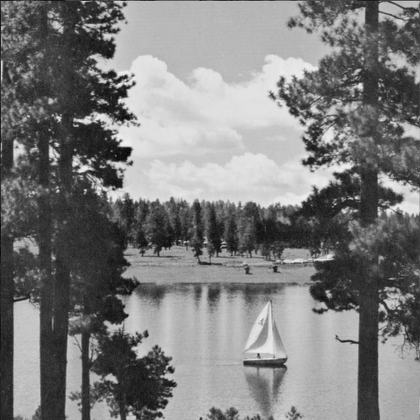
%> input picture LAKE.TIF, 420 x 420 px, shrunk from 512 x 512 before the run
$ octave --eval "q5;"   (GNU Octave 9; MATLAB toolbox functions it lacks are replaced by stand-ins)
%> lines starting %> are read from the running program, lines starting %| are printed output that depends on the picture
### create_mat_dct.m
function [basis] = create_mat_dct()
    basis = ones(8, 8);
    N = 8;
    r = sqrt(1/N);
    for v = 0:7
        for u = 0:7
            basis(v+1, u+1) = r*cos(pi*(2*u+1)*v/(2*N));
        end
        r = sqrt(2/N);
    end
end

### q3.m
%% Applying DCT transform and quantization to all 8x8 sub-windows
function [QDCTFinal] = q3(im, c)

%     im = 'LAKE.TIF';
%     c = 2;
    image = imread(im);
    [x, y] = size(image);
    DCTFinal = ones(x, y);
    QDCTFinal = ones(x, y);

    % Classical quantization matrix taken from the internet
    qMat = [16 11 10 16 24 40 51 61;
    12 12 14 19 26 58 60 55;
    14 13 16 24 40 57 69 56;
    14 17 22 29 51 87 80 62;
    18 22 37 56 68 109 103 77;
    24 35 55 64 81 104 113 92;
    49 64 78 87 103 121 120 101;
    72 92 95 98 112 100 103 99];

    DCT = create_mat_dct();

    for i = 1:8:x-7
        for j = 1:8:y-7
            subPart = image(i:i+7, j:j+7);
            transformedPartDCT = myDCT(subPart, DCT);
            transformedPartQDCT = myDCT_quantization(transformedPartDCT, qMat, c);
            DCTFinal(i:i+7, j:j+7) = transformedPartDCT;
            QDCTFinal(i:i+7, j:j+7) = transformedPartQDCT;
        end
    end

% Displaying the original image, image after DCT and image after quantised
% DCT. Currently commented as code is reused by the rest of the questions
     figure, imshow(image);
     title('Original Image')
     figure, imshow(uint8(DCTFinal));
     title('DCT transformed Image')
     figure, imshow(uint8(QDCTFinal));
     title('Quantized Image')
end

%% Comments
% In quantized DCT of the image, we see dots in the areas where the image
% is uniform.

### My_entropy.m
function [entropy] = My_entropy(im)
    [counts, binLoc] = imhist(im);
    totalSum = sum(counts);
    entropy = 0;
    for i = 1:256
        if counts(i) > 0
            p = counts(i)/totalSum;
            entropy = entropy-p*log2(p);
        end
    end
end

### RMSE.m
function [error] = RMSE(im1, im2)
    errorSquare = (single(im1)-single(im2)).^2;
    error = sqrt(sum(errorSquare(:))/numel(im1));
end

### q5.m
%% Plotting Entropy vs RSME with changing c
function [] = q5()

    path = 'LAKE.TIF'
    % Classical quantization matrix taken from the internet
    qMat = [16 11 10 16 24 40 51 61;
    12 12 14 19 26 58 60 55;
    14 13 16 24 40 57 69 56;
    14 17 22 29 51 87 80 62;
    18 22 37 56 68 109 103 77;
    24 35 55 64 81 104 113 92;
    49 64 78 87 103 121 120 101;
    72 92 95 98 112 100 103 99];

    image = imread(path);
%> image is the input picture: size 420x420 uint8; min 9, max 244, mean 124.7
    DCT = create_mat_dct();
    error = ones(20, 1);
    entropy = error;

    %% Running a loop for 20 values of c to plot RSME and Entropy for each value
    for c = 1:20
        % Calling the method for Q3 to get the Quantized DCT of image.
        image2 = q3(path, c);
%> after the loop in q3, `for i = 1:8:x-7`:
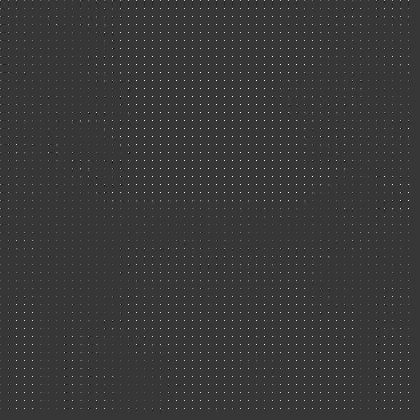
%> DCTFinal: size 420x420 double; min -506.6, max 1835.5, mean 15; drawn with min black and max white
%> in q3, `imshow(uint8(DCTFinal))`:
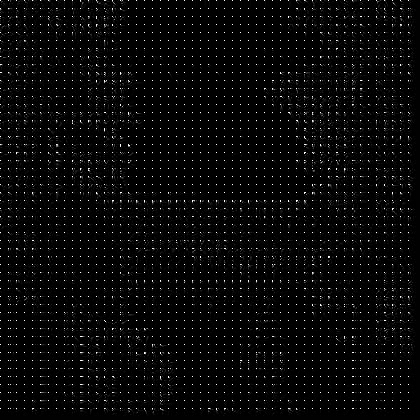
%> displayed picture: size 420x420, on the screen's scale of 0 to 255; min 0, max 255, mean 8.4
%> in q3, `imshow(uint8(QDCTFinal))`:
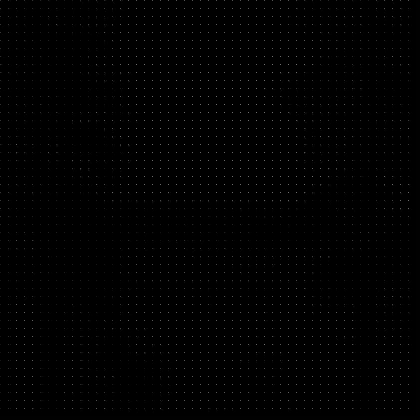
%> displayed picture: size 420x420, on the screen's scale of 0 to 255; min 0, max 115, mean 1.2
        [x, y] = size(image2);
%> x = 420; y = 420
        transformedFinal = ones(x, y);
        for i = 1:8:x-7
            for j = 1:8:y-7
                transformedFinal(i:i+7, j:j+7) = myIDCT(myDCT_dequantization(image2(i:i+7, j:j+7), qMat, c), DCT);
            end
        end
        %% Calculating RSME and Entropy
        entropy(c) = My_entropy(uint8(transformedFinal));
%> in My_entropy, `[counts, binLoc] = imhist(im);`: counts = 256 values, max 5384 at index 185, min 0 at index 248, mean 689.1; binLoc = 256 values from 0 to 255
%> in My_entropy, `totalSum = sum(counts);`: totalSum = 176400
%> the loop in My_entropy, `for i = 1:256` made 256 passes
%> (p, entropy) on passes 1 to 12: (1.7e-05, 0.000269), (0.019, 0.109), (1.13e-05, 0.109), (5.67e-06, 0.109), (1.13e-05, 0.109), (5.67e-06, 0.109), (1.7e-05, 0.11), (3.97e-05, 0.11), (3.4e-05, 0.111), (6.24e-05, 0.112), (8.5e-05, 0.113), (9.07e-05, 0.114)
%> after the loop in My_entropy, `for i = 1:256`: entropy = 7.45; p = 1.13e-05
        error(c) = RMSE(image, transformedFinal);
%> in RMSE, `errorSquare = (single(im1)-single(im2)).^2;`:
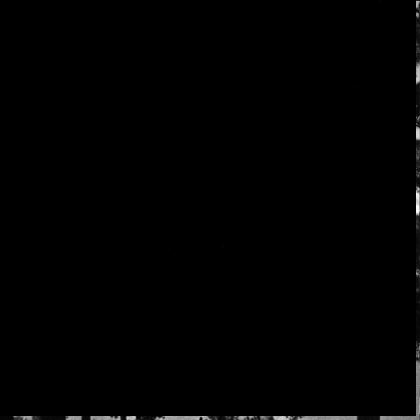
%> errorSquare: size 420x420 single; min 0, max 51984, mean 353.4; drawn with min black and max white
%> in RMSE, `error = sqrt(sum(errorSquare(:))/numel(im1));`: error = 18.8
%> `q5;`:
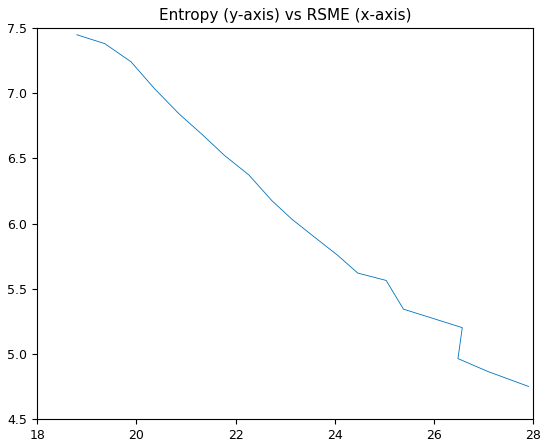
%> figure redrawn from the program's plot data
    end
    plot(error, entropy);
    title('Entropy (y-axis) vs RSME (x-axis)');
end
